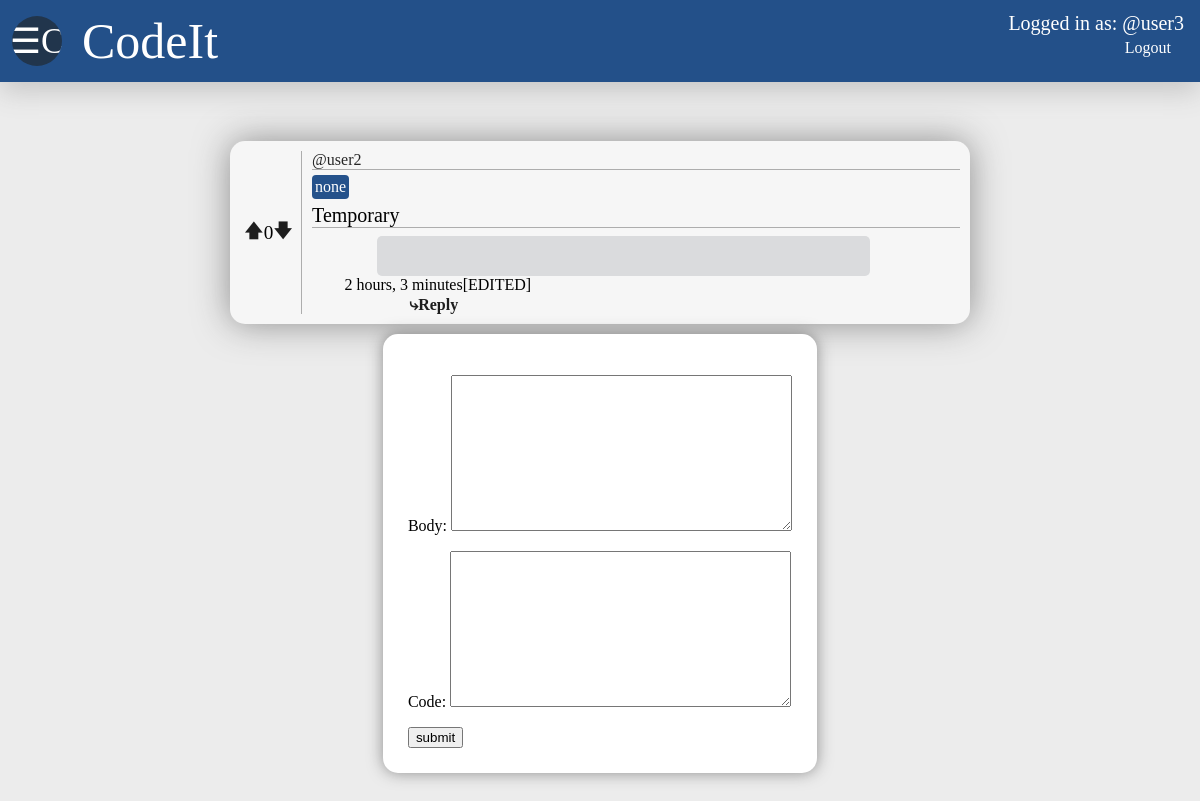
/answer-submit/15 (signed in), run on the app's committed database.
### CodeIt/models.py (models this page shows, shortened)
class Question(models.Model):
    user=models.ForeignKey(User, on_delete=models.SET_NULL, null=True)
    topic=models.CharField(max_length=300, null=True)
    header=models.CharField(max_length=300)
    body=models.TextField(null=True, blank=True)
    code=models.TextField(null=True, blank=True)
    votes=models.IntegerField(default=0)
    updated=models.DateTimeField(auto_now=True)
    created=models.DateTimeField(auto_now_add=True)

### CodeIt/views.py (the view, shortened to what this page needs)
# urls.py: path('answer-submit/<str:pk>', views.answerSubmit, name="answer-submit"),
@login_required(login_url='login')
def answerSubmit(request, pk):
    form=AnswerForm()
    questions=Question.objects.get(id=pk)
    context={'form':form, 'questions':questions}
    return render(request, 'CodeIt/answer_form.html', context)

### CodeIt/forms.py
class AnswerForm(ModelForm):
    class Meta:
        model=Answer
        exclude=['votes','user', 'question']

### CodeIt/templates/CodeIt/answer_form.html (shortened to what this page needs)
{% extends "main.html" %}
{% block content %}
<div class="answer-submit-main-div">
    <div class="question-div-question-page">
        <div class="question-votes-div">
            <a href="{% url 'question-vote' questions.id 1 %}">&#129093;</a>
                {{questions.votes}}
            <a href="{% url 'question-vote' questions.id -1 %}">&#129095;</a>
        </div>
        <div class="question-info-div">
            <div class="user-div">
                <span class="user-span">@{{questions.user}}</span>
            </div>
            <div class="topic-div">
                <span class="topic-span">{{questions.topic}}</span>
            </div>
            <div class="question-header-div">
                <span class="question-header-span">{{questions.header}}</span>
            </div>
            <div class="question-code-div">
            </div>
            <div class="created-edit-delete-div">
                <div class="created-edited-div">
                    <span class="created-div">{{questions.created|timesince}}</span>
                    <span class="edited-div">{% if questions.created != questions.updated %}[EDITED]{% endif %}</span>
                </div>
                <div class="edit-delete-div">
                </div>
            </div>
            <span class="reply">
                <a href="{% url 'answer-submit' questions.id %}">&rdca;Reply</a>
            </span>
        </div>
    </div>
    <div class="form-div">
    <form method="POST" action="">
        {{form.as_p}}
        <input type="submit" value="submit" />
    </form>
    </div>
</div>
{% endblock content %}

### templates/navbar.html
<div class="navbar">
    <div class="navbar-header-logo">
        <div class="navbar-logo">
            &#x2630;C
        </div>
        <div class="navbar-header">
            <span class="navbar-header">
                <a class="navbar-header-link" href='/'>
                    <span class="header">CodeIt</span>
                </a>
            </span>
        </div>
    </div>
    <div class="navbar-username-login">
        {% if request.user.is_authenticated %}
        <div>
            <span class="navbar-username">
            Logged in as: @{{request.user}}
            </span>
        </div>
        <div class="login-logout">
            <a class="login-logout-link" href="{% url 'logout' %}">
                Logout
            </a>
        </div>
        {% else %}
        <div class="login-logout">
        <a class="login-logout-link" href="{% url 'login' %}">Log in</a>
        </div>
        {% endif %}
    </div>
</div>

### static/styles/main.css (style rules this page uses)
body { margin: 0; background-color: rgb(236, 236, 236); margin-top: 0; height: 100%; }
.navbar { padding: 12px; margin-top: 0; margin-bottom: 15px; display: flex; flex-direction: row; justify-content: space-between; background-color: rgba(0, 54, 120, 0.85); box-shadow: 0px 10px 25px rgba(200,200,200); }
a { color:rgba(30,30,30); }
a { text-decoration: none; }
.navbar-header-logo { display: flex; flex-direction: row; justify-content: center; align-items: center; }
.navbar-logo { margin-right: 20px; display: flex; height:50px; width: 50px; border-radius: 50%; background-color:rgba(33, 53, 76, 1); justify-content: center; align-items: center; color: white; font-size: 35px; overflow-x: hidden; overflow-y: hidden; }
.navbar-header { color:rgb(255, 255, 255); }
.navbar-header-link { color:rgb(255, 255, 255); font-size: 50px; }
.login-logout { justify-content: end; padding: 2px; padding-right: 15px; margin: 2px; text-align: right; }
a.login-logout-link { color: white; }
.navbar-username { padding: 2px; font-size: 20px; color: white; margin: 2px; }
.navbar-username-login { align-items: right; }
.question-info-div, .answer-info-div, .comment-info-div { display: flex; flex-direction: column; width: 100%; padding-left: 10px; }
.user-div, .user-answer-div, .comment-user-div { justify-content: left; margin-bottom: 5px; border-bottom: 0.2px solid #adadad; }
.user-span { font-size: 16px; color: rgb(38, 38, 38); margin-bottom: 2px; }
.topic-div { justify-content: left; color: rgb(38, 38, 38); border-radius: 4px; display: flex; background-color: rgba(0, 54, 120, 0.85); width: fit-content; padding: 3px; margin-bottom: 5px; }
.topic-span { font-size: 16px; color: white; }
.question-header-div { font-size: 20px; margin-bottom: 10px; width: 100%; border-bottom: 0.2px solid #adadad; margin-bottom: 4px; }
.question-votes-div { display: flex; justify-content: center; align-items: center; padding: 4px; padding-right: 8px; font-size: larger; border-right: 0.2px solid #adadad; }
.created-edit-delete-div { display: flex; flex-direction: row; justify-content: space-between; padding-bottom: 2px; padding-left: 5%; }
.created-edited-div { display: flex; justify-content: space-evenly; }
.edit-delete-div { display: flex; width: 50%; justify-content: end; padding-right: 15px; }
.question-div-question-page { display: flex; flex-direction: row; background-color: rgb(246, 246, 246); padding: 10px; border-radius: 15px; margin-bottom: 10px; height: fit-content; width: 60%; box-shadow: 0 0 35px rgba(50,50,50,0.5); }
.question-code-div, .answer-code-div { margin-left: 10%; background-color: rgb(218, 219, 221); max-width: 70%; padding: 20px; border-radius: 5px; }
.reply { font-size: 42; margin-left: 15%; font-weight: bolder; }
.created-edited-div, .edited-div { font-size: 16px; }
.answer-submit-main-div, .comment-submit-main-div { display: flex; width: 100%; min-height: 90vh; justify-content: center; align-items: center; flex-direction: column; }
.form-div { min-width: fit-content; max-width: 50%; background-color: rgb(255, 255, 255); padding: 25px; border-radius: 15px; box-shadow: 0 0 15px rgba(50,50,50,0.5); }
.header { color: white; }

### data on the page
Question: votes "0", user "user2", topic "none", header "Temporary", created "2 hours, 3 minutes"

### other printed values
{{ request.user }} "user3"
